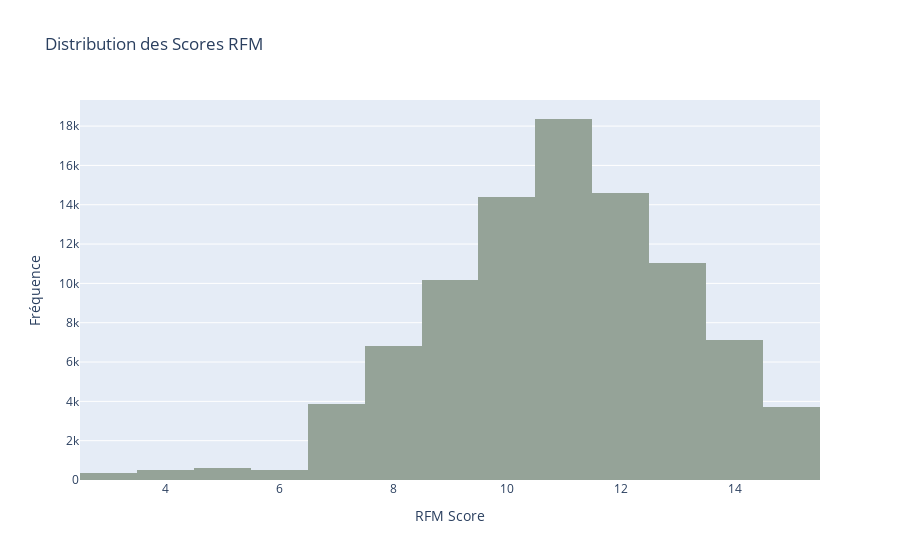

Notebook code for this chart:
### Code cell
fig = px.histogram(data_propre, x='RFM_score', nbins=13, title='Distribution des Scores RFM',
                  color_discrete_sequence=couleur)
fig.update_layout(
    xaxis_title='RFM Score',
    yaxis_title='Fréquence',
)
fig.show()

### Figure 1 — Plotly figure (JSON) as saved in the notebook; plotly's stock layout.template omitted (floating-point values rounded to 4 significant figures; data arrays with more than 128 entries replaced by an {"elided": "..."} marker saying what was removed)
{"data": [{"alignmentgroup": "True", "bingroup": "x", "hovertemplate": "RFM_score=%{x}<br>count=%{y}<extra></extra>", "legendgroup": "", "marker": {"color": "#95a398", "pattern": {"shape": ""}}, "name": "", "nbinsx": 13, "offsetgroup": "", "orientation": "v", "showlegend": false, "type": "histogram", "x": {"elided": "92070 int values"}, "xaxis": "x", "yaxis": "y"}], "layout": {"barmode": "relative", "legend": {"tracegroupgap": 0}, "title": {"text": "Distribution des Scores RFM"}, "xaxis": {"anchor": "y", "domain": [0, 1], "title": {"text": "RFM Score"}}, "yaxis": {"anchor": "x", "domain": [0, 1], "title": {"text": "Fréquence"}}}}
